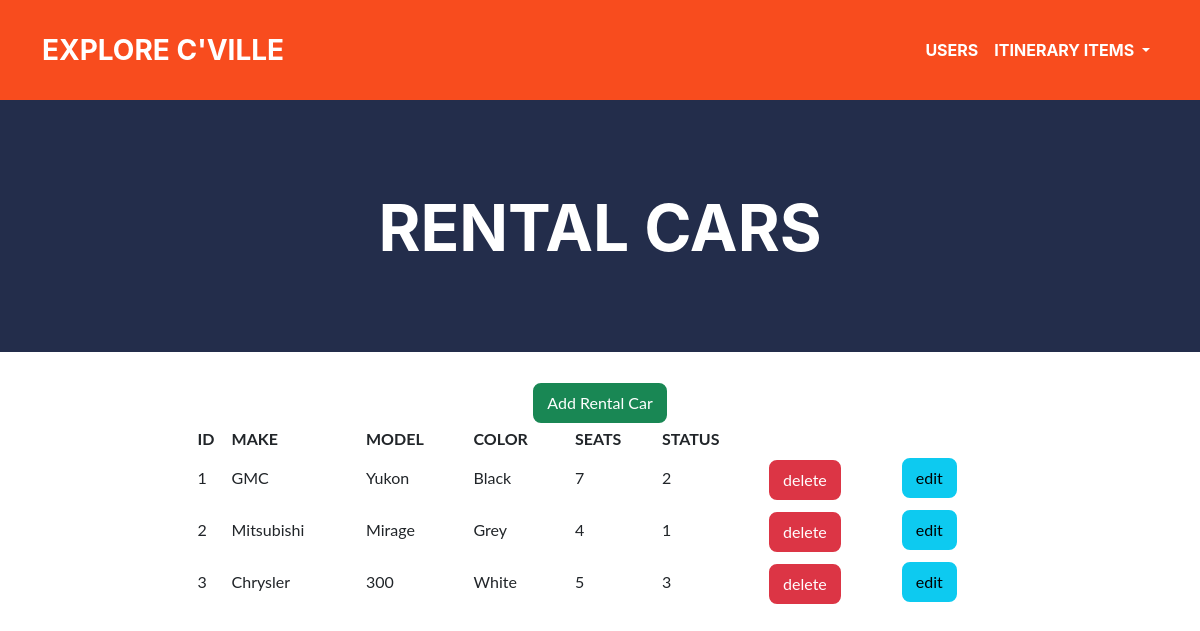
/rentalcar.php, run on the app's committed database.
### tables this page shows
CREATE TABLE `RENTALCAR` (
  `RC_ID` int(11) NOT NULL,
  `RC_MAKE` varchar(50) NOT NULL,
  `RC_MODEL` varchar(50) NOT NULL,
  `RC_COLOR` varchar(50) NOT NULL,
  `RC_SEATS` int(10) NOT NULL
);

CREATE TABLE `CUSTOMER` (
  `CUST_ID` int(11) NOT NULL,
  `CUST_FNAME` varchar(25) NOT NULL,
  `CUST_LNAME` varchar(25) NOT NULL,
  `CUST_AREACODE` int(3) NOT NULL,
  `CUST_PHONE` int(7) NOT NULL,
  `CUST_STREET` varchar(100) NOT NULL,
  `CUST_CITY` varchar(20) NOT NULL,
  `CUST_STATE` varchar(3) NOT NULL,
  `CUST_ZIP` int(11) NOT NULL,
  `HOTEL_ID` int(11) DEFAULT NULL,
  `EMPLOYEE_ID` int(11) DEFAULT NULL,
  `RC_ID` int(11) DEFAULT NULL
);

### rentalcar.php (the view, shortened to what this page needs)
<?php include './components/navigation.php';?>
  <header class="masthead bg-primary text-white text-center">
      <div class="container d-flex align-items-center flex-column">
          <h1 class="masthead-heading text-uppercase mb-0">Rental Cars</h1>
      </div>
  </header>
</body>
<div class="container">
    <center>
      <div class="col-9">
        <br />
        <form action='add-rentalcar.php' method='post' style='line-height:50px'>
    <input type='submit' name='btnaction' value='Add Rental Car' class='btn btn-success' /></form>
<?php
require("connect-db.php");
try
{
   showRentalCar();
}
catch (Exception $e)
{
  $error_message = $e->getMessage();
  echo "<p>Error message: $error_message </p>";
}
function showRentalCar(){
 global $db;
 $query = "SELECT * FROM RENTALCAR";
 $statement = $db->prepare($query);
 $statement->execute();
 $results = $statement->fetchAll();
 echo "<table style='width:100%''>
       <tr>
         <th>ID</th>
         <th>MAKE</th>
         <th>MODEL</th>
         <th>COLOR</th>
         <th>SEATS</th>
         <th>STATUS</th>
       </tr>";
 foreach ($results as $result)
 {
    $btnedit = "<form action='edit-rentalcar.php' method='post' style='line-height:50px'>
        <input type='text' name='id' value='" . $result['RC_ID'] . "' hidden />
        <input type='submit' name='btnaction' value='edit' class='btn btn-info' /></form>";
    $btndel = "<form action='" . $_SERVER['PHP_SELF'] . "' method='post' style='line-height:50px'>
        <input type='text' name='id' value='" . $result['RC_ID'] . "' hidden />
        <input type='submit' name='btnaction' value='delete' class='btn btn-danger' />";
   echo "<tr>
   <td>" . $result['RC_ID'] . "</td>
   <td>" . $result['RC_MAKE'] . "</td>
   <td>" . $result['RC_MODEL'] . "</td>
   <td>" . $result['RC_COLOR'] . "</td>
   <td>" . $result['RC_SEATS'] . "</td>
   <td>" .isRCAvailable($result['RC_ID']) . "</td>
   <td>" . $btndel . "</td>
   <td>" . $btnedit . "</td>
   </tr>";
 }
 echo "</table>";
}
function isRCAvailable($rc_id){
    global $db;
    $query = "SELECT * FROM CUSTOMER";
    $statement = $db->prepare($query);
    $statement->execute();
    $results = $statement->fetchAll();
    foreach ($results as $result)
    {
        if ($result['RC_ID']  === $rc_id){
            return $result['CUST_ID'];
        }
    }
    return "Available";
}
?>
    </div>
    </center>
  </div>
</body>

### data on the page
rentalcar: RC_ID "1", RC_MAKE "GMC", RC_MODEL "Yukon", RC_COLOR "Black", RC_SEATS "7", RC_ID.CUST_ID "2"
rentalcar: RC_ID "2", RC_MAKE "Mitsubishi", RC_MODEL "Mirage", RC_COLOR "Grey", RC_SEATS "4", RC_ID "1"
rentalcar: RC_ID "3", RC_MAKE "Chrysler", RC_MODEL "300", RC_COLOR "White", RC_SEATS "5"
